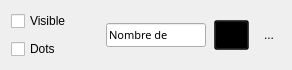
<?xml version="1.0" encoding="UTF-8"?>
<ui version="4.0">
 <class>FunctionVisor</class>
 <widget class="QWidget" name="FunctionVisor">
  <property name="geometry">
   <rect>
    <x>0</x>
    <y>0</y>
    <width>292</width>
    <height>62</height>
   </rect>
  </property>
  <property name="sizePolicy">
   <sizepolicy hsizetype="Preferred" vsizetype="Fixed">
    <horstretch>0</horstretch>
    <verstretch>0</verstretch>
   </sizepolicy>
  </property>
  <property name="minimumSize">
   <size>
    <width>0</width>
    <height>0</height>
   </size>
  </property>
  <property name="maximumSize">
   <size>
    <width>16777215</width>
    <height>80</height>
   </size>
  </property>
  <property name="windowTitle">
   <string>Form</string>
  </property>
  <layout class="QVBoxLayout" name="verticalLayout">
   <item>
    <layout class="QHBoxLayout" name="horizontalLayout">
     <property name="spacing">
      <number>8</number>
     </property>
     <property name="sizeConstraint">
      <enum>QLayout::SetFixedSize</enum>
     </property>
     <item>
      <layout class="QVBoxLayout" name="verticalLayout_2">
       <item>
        <widget class="QCheckBox" name="isVisibleBox">
         <property name="text">
          <string>Visible</string>
         </property>
        </widget>
       </item>
       <item>
        <widget class="QCheckBox" name="isDotBox">
         <property name="text">
          <string>Dots</string>
         </property>
        </widget>
       </item>
      </layout>
     </item>
     <item>
      <widget class="QLineEdit" name="name">
       <property name="sizePolicy">
        <sizepolicy hsizetype="Fixed" vsizetype="Fixed">
         <horstretch>0</horstretch>
         <verstretch>0</verstretch>
        </sizepolicy>
       </property>
       <property name="minimumSize">
        <size>
         <width>0</width>
         <height>20</height>
        </size>
       </property>
       <property name="maximumSize">
        <size>
         <width>100</width>
         <height>16777215</height>
        </size>
       </property>
       <property name="font">
        <font>
         <family>Small Fonts</family>
         <pointsize>8</pointsize>
         <weight>50</weight>
         <bold>false</bold>
        </font>
       </property>
       <property name="text">
        <string>Nombre de </string>
       </property>
       <property name="maxLength">
        <number>19</number>
       </property>
      </widget>
     </item>
     <item>
      <widget class="QToolButton" name="color">
       <property name="minimumSize">
        <size>
         <width>35</width>
         <height>30</height>
        </size>
       </property>
       <property name="styleSheet">
        <string notr="true">background-color: rgb(0, 0, 0, 120);</string>
       </property>
       <property name="text">
        <string/>
       </property>
       <property name="popupMode">
        <enum>QToolButton::DelayedPopup</enum>
       </property>
       <property name="toolButtonStyle">
        <enum>Qt::ToolButtonIconOnly</enum>
       </property>
       <property name="autoRaise">
        <bool>false</bool>
       </property>
       <property name="arrowType">
        <enum>Qt::NoArrow</enum>
       </property>
      </widget>
     </item>
     <item>
      <widget class="QToolButton" name="deleteButton">
       <property name="text">
        <string>...</string>
       </property>
       <property name="icon">
        <iconset resource="../resources/function_visor_resources.qrc">
         <normaloff>:/trashButton/files/trash.png</normaloff>:/trashButton/files/trash.png</iconset>
       </property>
       <property name="iconSize">
        <size>
         <width>30</width>
         <height>35</height>
        </size>
       </property>
       <property name="autoRepeat">
        <bool>false</bool>
       </property>
       <property name="autoRaise">
        <bool>true</bool>
       </property>
       <property name="arrowType">
        <enum>Qt::NoArrow</enum>
       </property>
      </widget>
     </item>
    </layout>
   </item>
  </layout>
 </widget>
 <resources>
  <include location="../resources/function_visor_resources.qrc"/>
 </resources>
 <connections/>
</ui>
